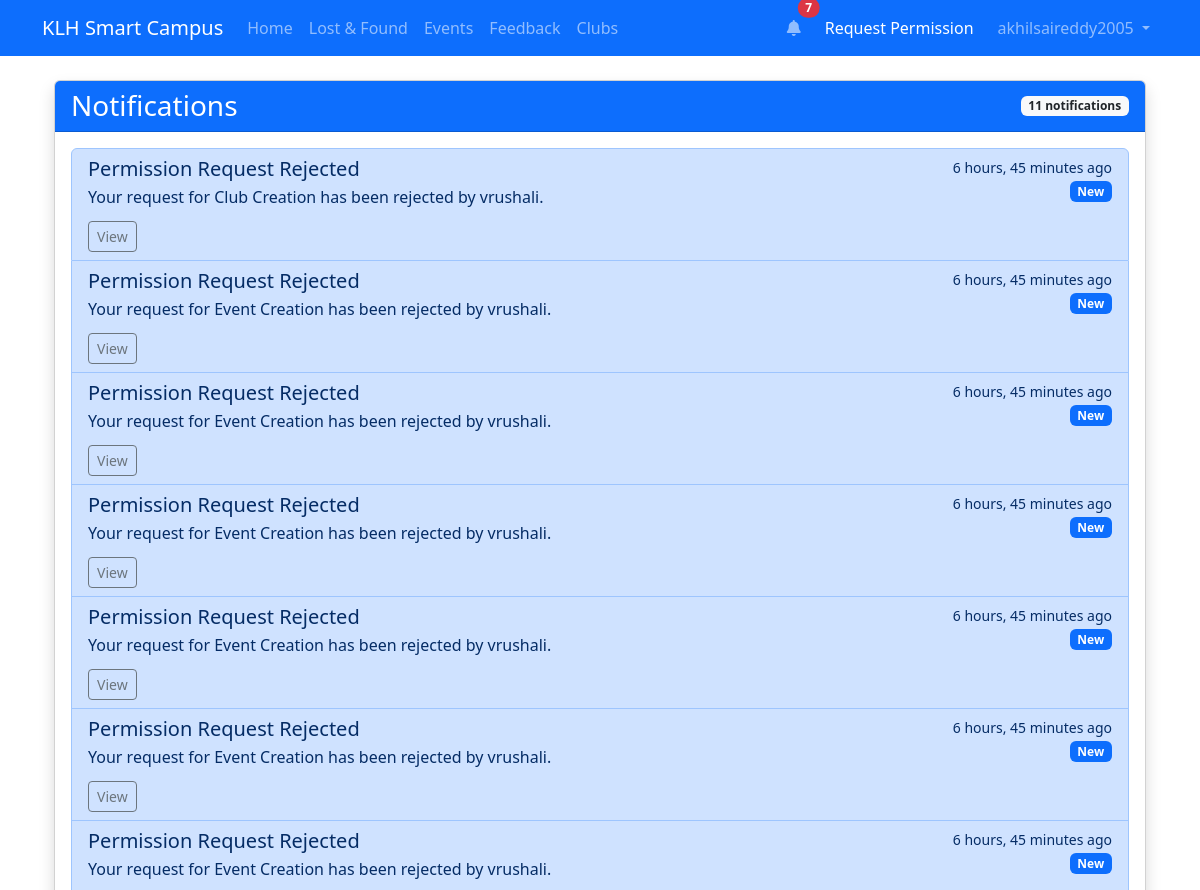
The page /users/notifications/ (signed in, upper part) on the database as committed earlier.
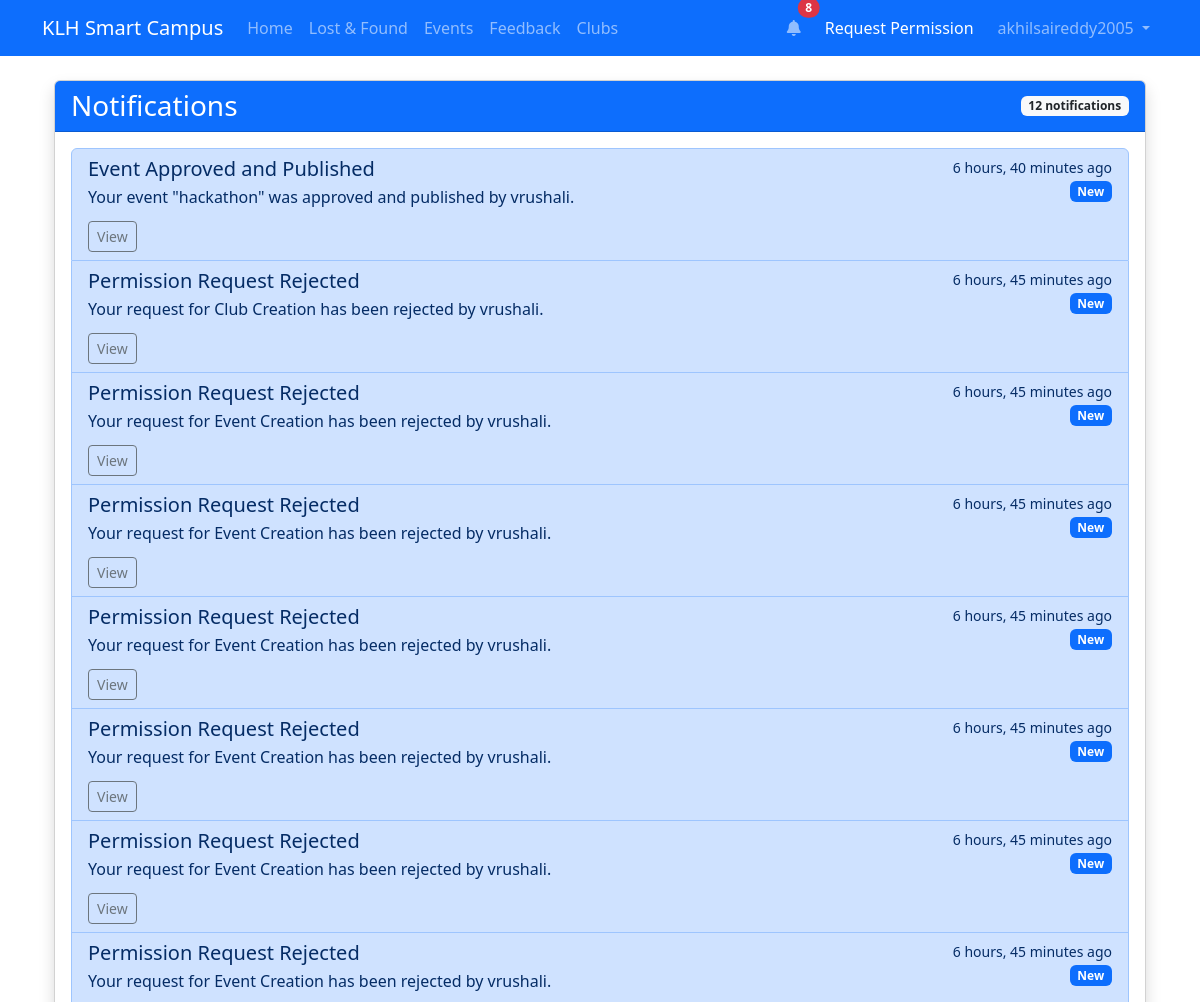
The same page on the database as committed later.
### users/models.py (models this page shows, shortened)
class Notification(models.Model):
    user = models.ForeignKey(User, on_delete=models.CASCADE, related_name='notifications')
    title = models.CharField(max_length=100)
    message = models.TextField()
    link = models.CharField(max_length=200, blank=True, null=True)
    is_read = models.BooleanField(default=False)
    created_at = models.DateTimeField(auto_now_add=True)
    class Meta:
        ordering = ['-created_at']

### users/views.py (the view)
# urls.py: path('notifications/', views.notifications, name='notifications'),
@login_required
def notifications(request):
    notifications = request.user.notifications.all()
    unread_count = request.user.notifications.filter(is_read=False).count()
    return render(request, 'users/notifications.html', {
        'notifications': notifications,
        'unread_count': unread_count
    })

### users/context_processors.py (called while the page is built)
def notifications_context(request):
    if request.user.is_authenticated:
        unread_count = request.user.notifications.filter(is_read=False).count()
        return {
            'unread_notifications_count': unread_count
        }
    return {
        'unread_notifications_count': 0
    }

### users/models.py (called while the page is built)
    def is_student(self):
        return self.role == 'student'

    def is_faculty(self):
        return self.role == 'faculty'

### templates/users/notifications.html (shortened to what this page needs)
{% extends 'base/base.html' %}
{% block content %}
<div class="container">
    <div class="row">
        <div class="col-md-12">
            <div class="card shadow">
                <div class="card-header bg-primary text-white d-flex justify-content-between align-items-center">
                    <h3 class="mb-0">Notifications</h3>
                    <span class="badge bg-light text-dark">{{ notifications|length }} notifications</span>
                </div>
                <div class="card-body">
                    {% if notifications %}
                        <div class="list-group">
                            {% for notification in notifications %}
                                <div class="list-group-item {% if not notification.is_read %}list-group-item-primary{% endif %}">
                                    <div class="d-flex w-100 justify-content-between">
                                        <div>
                                            <h5 class="mb-1">{{ notification.title }}</h5>
                                            <p class="mb-1">{{ notification.message }}</p>
                                        </div>
                                        <div class="text-end">
                                            <small class="d-block">{{ notification.created_at|timesince }} ago</small>
                                            {% if not notification.is_read %}
                                                <span class="badge bg-primary">New</span>
                                            {% endif %}
                                        </div>
                                    </div>
                                    <div class="mt-2 d-flex gap-2">
                                        {% if notification.link %}
                                            <a href="{% url 'users:mark_notification_read' notification.id %}" class="btn btn-outline-secondary btn-sm">View</a>
                                        {% else %}
                                            <span class="text-muted">No action</span>
                                        {% endif %}
                                    </div>
                                </div>
                            {% endfor %}
                        </div>
                    {% else %}
                        <div class="text-center py-5">
                            <i class="fas fa-bell-slash fa-4x text-muted mb-3"></i>
                            <h4>No notifications yet</h4>
                            <p class="text-muted">You don't have any notifications at the moment.</p>
                        </div>
                    {% endif %}
                </div>
            </div>
        </div>
    </div>
</div>
{% endblock %}

### templates/base/base.html (shortened to what this page needs)
<!DOCTYPE html>
<html lang="en">
<head>
    <link href="https://cdn.jsdelivr.net/npm/bootstrap@5.3.0/dist/css/bootstrap.min.css" rel="stylesheet">
    <link rel="stylesheet" href="https://cdnjs.cloudflare.com/ajax/libs/font-awesome/6.0.0/css/all.min.css">
</head>
<body>
    <nav class="navbar navbar-expand-lg navbar-dark bg-primary">
        <div class="container">
            <a class="navbar-brand" href="/">KLH Smart Campus</a>
            <div class="collapse navbar-collapse" id="navbarNav">
                <ul class="navbar-nav me-auto">
                    <li class="nav-item">
                        <a class="nav-link" href="{% url 'home' %}">Home</a>
                    </li>
                    {% if user.is_authenticated %}
                        <li class="nav-item">
                            <a class="nav-link" href="{% url 'lost_found:list' %}">Lost & Found</a>
                        </li>
                        <li class="nav-item">
                            <a class="nav-link" href="{% url 'events:list' %}">Events</a>
                        </li>
                        <li class="nav-item">
                            <a class="nav-link" href="{% url 'feedback:list' %}">Feedback</a>
                        </li>
                        <li class="nav-item">
                            <a class="nav-link" href="{% url 'clubs:list' %}">Clubs</a>
                        </li>
                    {% endif %}
                </ul>
                <ul class="navbar-nav">
                    {% if user.is_authenticated %}
                        <li class="nav-item dropdown me-2">
                            <a class="nav-link position-relative" href="{% url 'users:notifications' %}">
                                <i class="fas fa-bell"></i>
                                {% if unread_notifications_count > 0 %}
                                    <span class="position-absolute top-0 start-100 translate-middle badge rounded-pill bg-danger">
                                        {{ unread_notifications_count }}
                                    </span>
                                {% endif %}
                            </a>
                        </li>
                        {% if user.is_authenticated and user.is_student %}
                        <li class="nav-item me-2">
                            <a class="nav-link btn btn-outline-light btn-sm text-white" href="{% url 'users:request_permission' %}">Request Permission</a>
                        </li>
                        {% endif %}
                        <li class="nav-item dropdown">
                            <a class="nav-link dropdown-toggle" href="#" id="navbarDropdown" role="button" data-bs-toggle="dropdown">
                                {{ user.username }}
                            </a>
                        </li>
                    {% endif %}
                </ul>
            </div>
        </div>
    </nav>
    <div class="container mt-4">
        {% block content %}{% endblock %}
    </div>
</body>
</html>

Rows that differ between the two databases and show on the page:
added Notification: title "Event Approved and Published", message "Your event \"hackathon\" was approved and published by vrushali.", created_at "6 hours, 40 minutes", is_read "New", link "View"
Other text that changed with them:
{{ unread_notifications_count }}: "7" → "8"
{{ notifications|length }}: "11" → "12"
